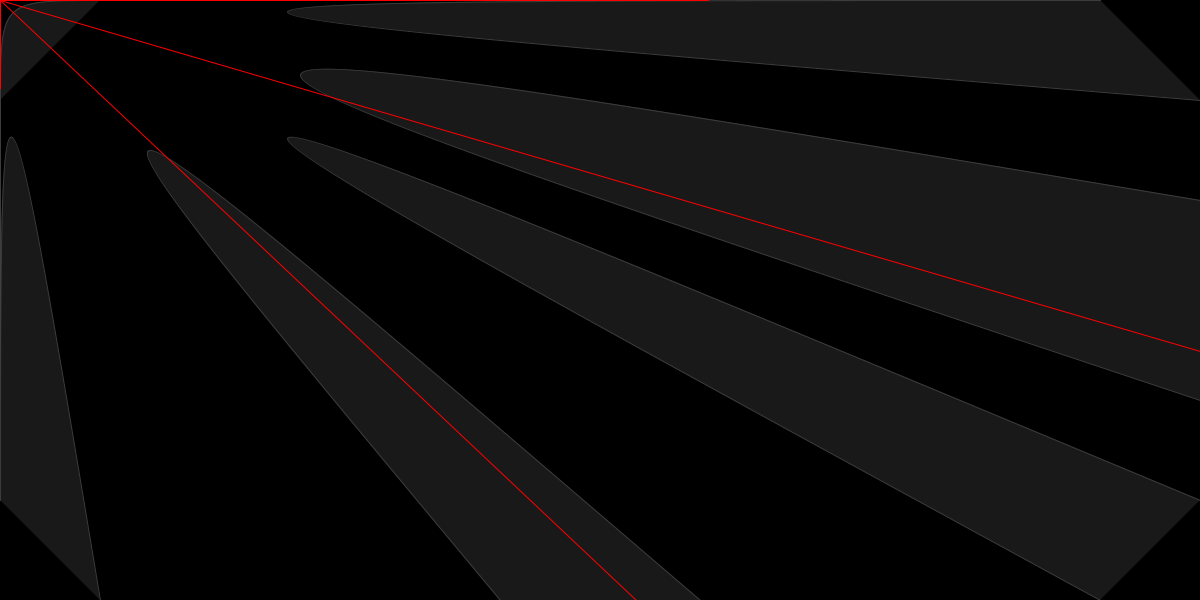
Frame 1 (no input)
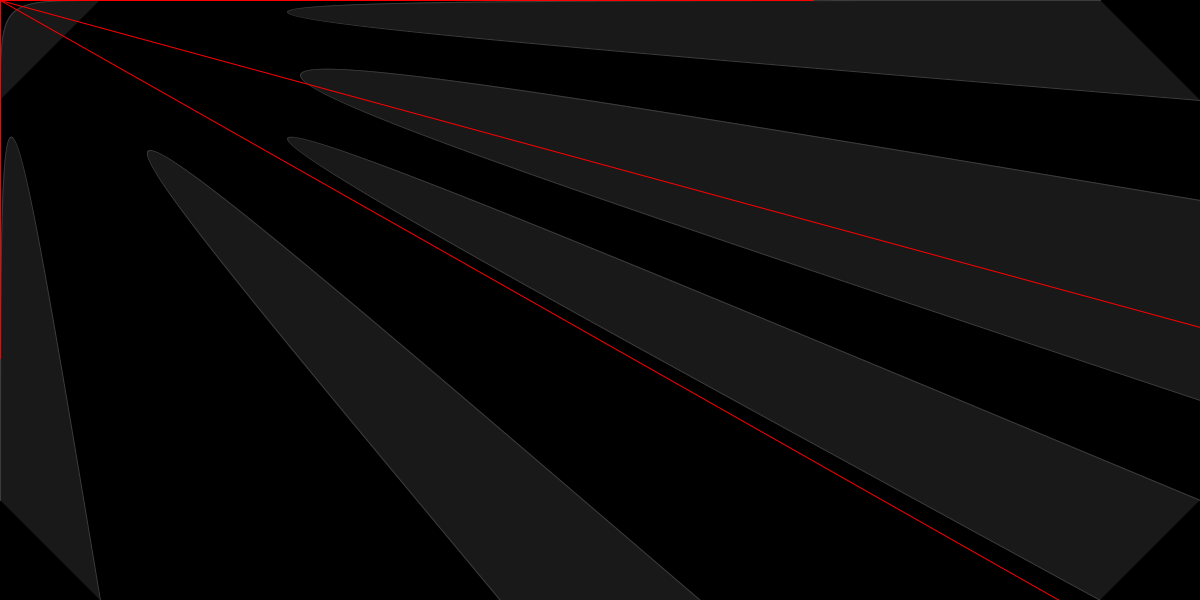
Frame 60 (the mouse pressed at the canvas centre just before this capture)
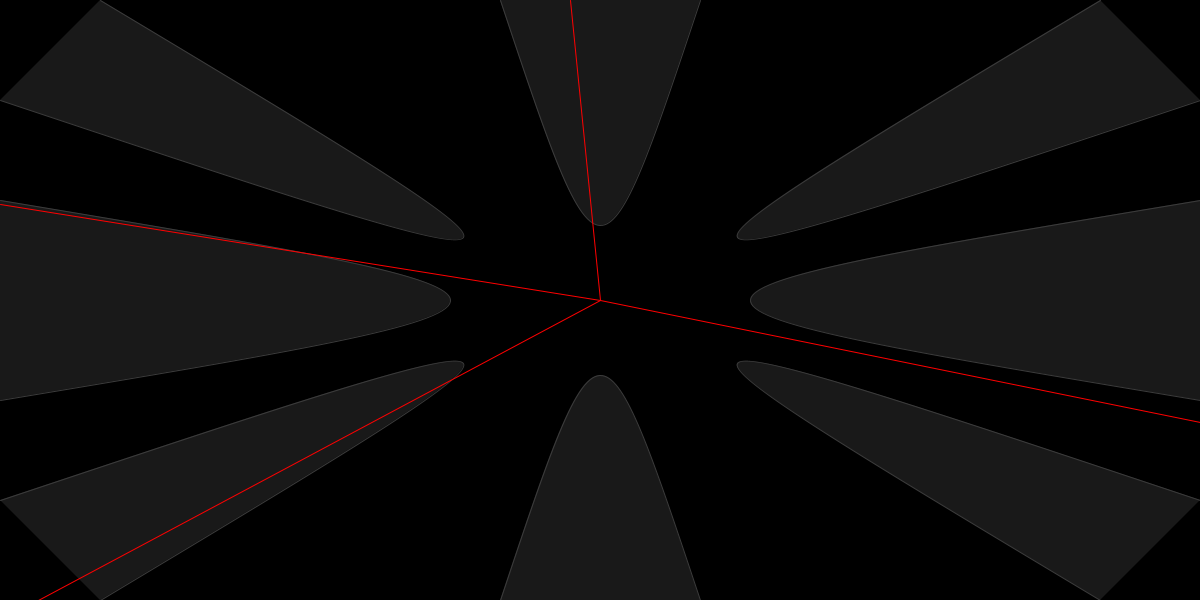
Frame 120 (the mouse held since frame 60 and released just before this capture)

The Processing sketch that drew these frames (run headless with seeded random() and noise(); from frame 60 on, the mouse is pressed at the canvas centre):

// Processing sketch: processing_71917
// ── processing_71917.pde

//Robert Esposito
//Introduction to Digital Media
//Section B
//9.12.12

int growingDiameter=0;   //Global Variable -int-Diameter
int randomRed=0;
boolean boolGrowing=false;

void setup() {

  size(1200, 600);
  background(101, 151, 193);

}

void draw() {

  background(0);
  stroke(255, 20, 90);


  for (int i = 0; i < 100; i++) {
    float r = random(30);
    stroke(60);
     

  }

fill(255,25);
  bezier(0,100,mouseX, mouseY,mouseX, mouseY,100,0);
  bezier(500,0,mouseX, mouseY,mouseX, mouseY,700,0);
  bezier(0,200,mouseX, mouseY,mouseX, mouseY,0,400);
  bezier(0,500,mouseX, mouseY,mouseX, mouseY,100,600);
  
  bezier(1100,0,mouseX, mouseY,mouseX, mouseY,1200,100);
  bezier(1200,200,mouseX, mouseY,mouseX, mouseY,1200,400);
  bezier(1200,500,mouseX, mouseY,mouseX, mouseY,1100,600);
  bezier(500,600,mouseX, mouseY,mouseX, mouseY,700,600);


 if (boolGrowing==true) {

    if (growingDiameter<1000) {
      growingDiameter++;
    }

    else {
      growingDiameter=0;
    }
  }
stroke(255,255,255);
fill(255,0,0,70);
  ellipse(mouseX, mouseY, random(growingDiameter, growingDiameter),growingDiameter);  
     stroke(255,0,0);
   line(pmouseX, pmouseY, 0,random(600)); 
   line(pmouseX, pmouseY, random(1200),600); 
   line(pmouseX, pmouseY, 1200,random(600)); 
   line(pmouseX, pmouseY,random(1200),0); 
}

void mouseClicked() {

  boolGrowing=!boolGrowing;
  
}

void keyPressed(){
  if(key=='s'){
    save("robertEsposito.png");
  }
}
